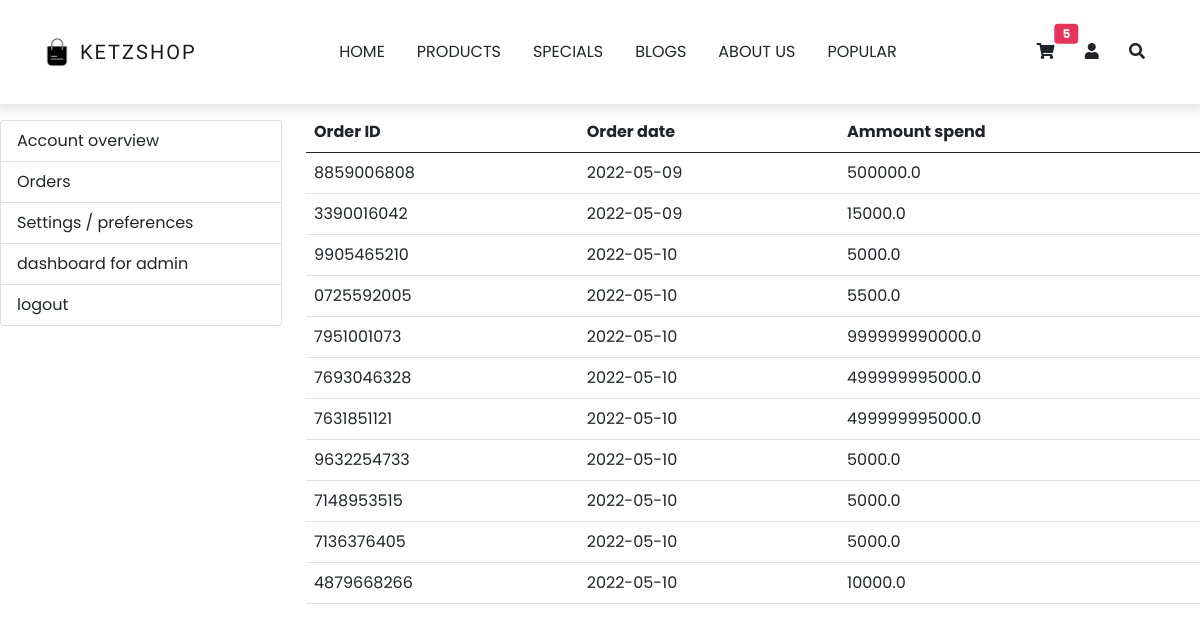
The page /orders (signed in) on the database as committed earlier.
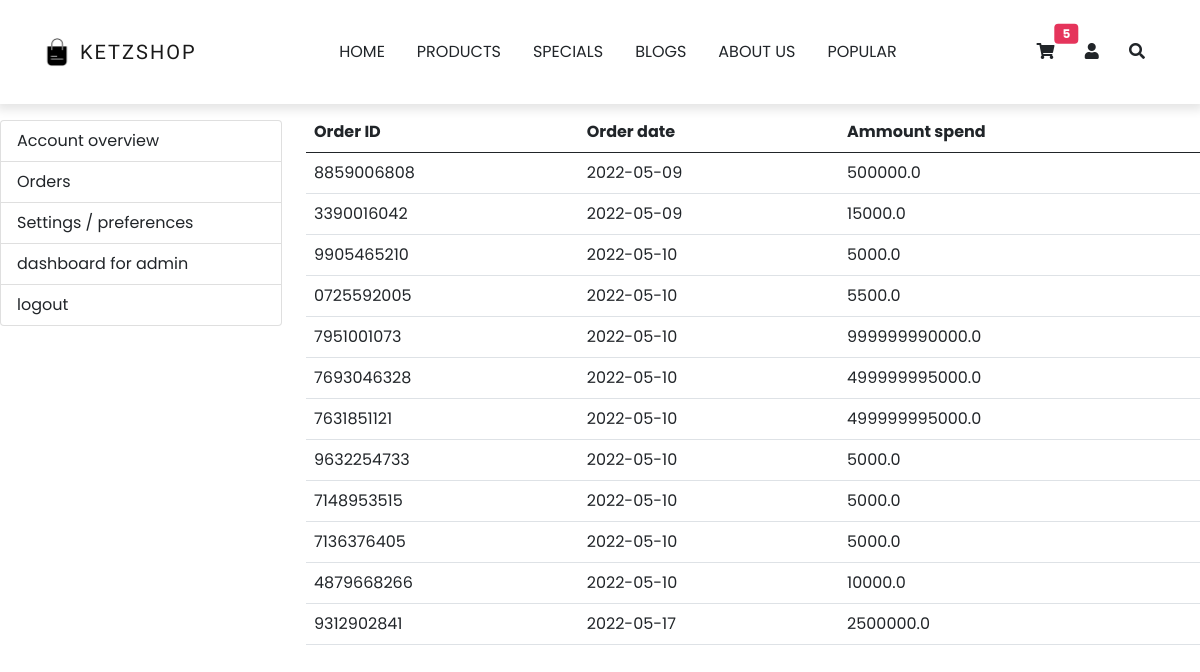
The same page on the database as committed later.
### models.py (models this page shows)
class BaseModel(Model):
    class Meta:
        database = db

class Orders(BaseModel):
    user = ForeignKeyField(BaseModel)
    product = ForeignKeyField(Products)
    ammount = IntegerField()
    order_date = DateField()
    order_id = CharField()
    order_product_price =  FloatField()

### main.py (the view)
@app.route('/orders')
@login_required
def show_orders():
    items = orders.get_order_list_from_user(current_user)
    return render_template('orders.html', items = items, query_catagories = query_catagories)

### main.py (called while the page is built)
@app.before_request
def make_session_permenant():
    session.permanent = True
    app.permanent_session_lifetime = timedelta(minutes=120)

@login_manager.user_loader
def load_user(user_id):
    return Users.get(user_id)

### orders.py (called while the page is built)
def get_order_list_from_user(user):
    query = Orders.select().where(Orders.user_id == user.user_id)
    my_list = []
    if query.exists():
        for item in query:
            my_list.append(item.order_id)
    user_orders_list = list(dict.fromkeys(my_list))
    if user_orders_list:
        nested_dict = {}
        i = 1
        for item in user_orders_list:
            order_ammount = 0
            order_item = Orders.select().where(Orders.order_id == item)
            for object in order_item:
                order_date = object.order_date
                order_ammount = order_ammount + (object.ammount * object.order_product_price)
            nested_dict[i] = {'order_id' : item, 'order_date' : order_date, 'order_ammount' : order_ammount}
            i = i + 1
        return nested_dict
    else:
        print('order list is empty')

### templates/orders.html
{% extends "base.html" %}
{% block content %}
<div class="row py-6">
    {% include 'sidebar.html' %}
    <div class="col-9">
    {% if items %}
    <table class="table">
        <thead class="thead-dark">
            <tr>
                <th>Order ID</th>
                <th>Order date</th>
                <th>Ammount spend</th>
            </tr>
        </thead>
        <tbody>
            {% for item in items.values()%}
            <tr>
                <td>{{ item['order_id'] }}</td>
                <td>{{ item['order_date']}}</td>
                <td>{{ item['order_ammount']}}</td>
            </tr>
            {% endfor %}
        </tbody>
    </table>
    {% else %}
        <h3>You have nothing ordered yet</h3>
    {% endif %}
</div>
</div>
{% endblock content %}

Rows that differ between the two databases and show on the page:
added Orders: order_id "9312902841", order_date "2022-05-17", order_ammount "2500000.0"
